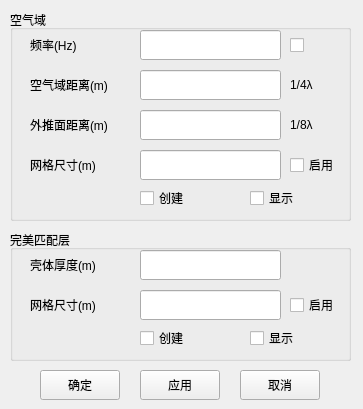
<?xml version="1.0" encoding="UTF-8"?>
<ui version="4.0">
 <class>frmDomainPML</class>
 <widget class="QMainWindow" name="frmDomainPML">
  <property name="geometry">
   <rect>
    <x>0</x>
    <y>0</y>
    <width>363</width>
    <height>409</height>
   </rect>
  </property>
  <property name="windowTitle">
   <string>完美匹配层/外推面</string>
  </property>
  <widget class="QWidget" name="centralwidget">
   <widget class="QPushButton" name="btnOK">
    <property name="geometry">
     <rect>
      <x>40</x>
      <y>370</y>
      <width>80</width>
      <height>30</height>
     </rect>
    </property>
    <property name="text">
     <string>确定</string>
    </property>
   </widget>
   <widget class="QPushButton" name="btnCancel">
    <property name="geometry">
     <rect>
      <x>240</x>
      <y>370</y>
      <width>80</width>
      <height>30</height>
     </rect>
    </property>
    <property name="text">
     <string>取消</string>
    </property>
   </widget>
   <widget class="QGroupBox" name="gbxPML">
    <property name="geometry">
     <rect>
      <x>10</x>
      <y>230</y>
      <width>341</width>
      <height>131</height>
     </rect>
    </property>
    <property name="title">
     <string>完美匹配层</string>
    </property>
    <widget class="QCheckBox" name="chkPMLVisible">
     <property name="geometry">
      <rect>
       <x>240</x>
       <y>95</y>
       <width>61</width>
       <height>26</height>
      </rect>
     </property>
     <property name="text">
      <string>显示</string>
     </property>
    </widget>
    <widget class="QLabel" name="label_2">
     <property name="geometry">
      <rect>
       <x>20</x>
       <y>20</y>
       <width>101</width>
       <height>30</height>
      </rect>
     </property>
     <property name="text">
      <string>壳体厚度(m)</string>
     </property>
    </widget>
    <widget class="QLineEdit" name="txtThickness">
     <property name="geometry">
      <rect>
       <x>130</x>
       <y>20</y>
       <width>141</width>
       <height>30</height>
      </rect>
     </property>
    </widget>
    <widget class="QCheckBox" name="chkUsed_pml">
     <property name="geometry">
      <rect>
       <x>130</x>
       <y>95</y>
       <width>61</width>
       <height>26</height>
      </rect>
     </property>
     <property name="text">
      <string>创建</string>
     </property>
    </widget>
    <widget class="QLabel" name="label_8">
     <property name="geometry">
      <rect>
       <x>20</x>
       <y>60</y>
       <width>101</width>
       <height>30</height>
      </rect>
     </property>
     <property name="text">
      <string>网格尺寸(m)</string>
     </property>
    </widget>
    <widget class="QLineEdit" name="txt_pml_mesh_size">
     <property name="geometry">
      <rect>
       <x>130</x>
       <y>60</y>
       <width>141</width>
       <height>30</height>
      </rect>
     </property>
    </widget>
    <widget class="QCheckBox" name="chk_pml_mesh_size">
     <property name="geometry">
      <rect>
       <x>280</x>
       <y>60</y>
       <width>61</width>
       <height>30</height>
      </rect>
     </property>
     <property name="text">
      <string>启用</string>
     </property>
    </widget>
   </widget>
   <widget class="QPushButton" name="btnApply">
    <property name="geometry">
     <rect>
      <x>140</x>
      <y>370</y>
      <width>80</width>
      <height>30</height>
     </rect>
    </property>
    <property name="text">
     <string>应用</string>
    </property>
   </widget>
   <widget class="QGroupBox" name="gbxAir">
    <property name="geometry">
     <rect>
      <x>10</x>
      <y>10</y>
      <width>341</width>
      <height>211</height>
     </rect>
    </property>
    <property name="title">
     <string>空气域</string>
    </property>
    <widget class="QLineEdit" name="txtDistancePML">
     <property name="geometry">
      <rect>
       <x>130</x>
       <y>60</y>
       <width>141</width>
       <height>30</height>
      </rect>
     </property>
    </widget>
    <widget class="QLabel" name="label">
     <property name="geometry">
      <rect>
       <x>20</x>
       <y>60</y>
       <width>101</width>
       <height>30</height>
      </rect>
     </property>
     <property name="text">
      <string>空气域距离(m)</string>
     </property>
    </widget>
    <widget class="QLabel" name="label_4">
     <property name="geometry">
      <rect>
       <x>20</x>
       <y>20</y>
       <width>101</width>
       <height>30</height>
      </rect>
     </property>
     <property name="text">
      <string>频率(Hz)</string>
     </property>
    </widget>
    <widget class="QLineEdit" name="txtDistanceEXF">
     <property name="geometry">
      <rect>
       <x>130</x>
       <y>100</y>
       <width>141</width>
       <height>30</height>
      </rect>
     </property>
    </widget>
    <widget class="QCheckBox" name="chkEXFVisible">
     <property name="geometry">
      <rect>
       <x>240</x>
       <y>175</y>
       <width>61</width>
       <height>26</height>
      </rect>
     </property>
     <property name="text">
      <string>显示</string>
     </property>
    </widget>
    <widget class="QCheckBox" name="chkUsed_exf">
     <property name="geometry">
      <rect>
       <x>130</x>
       <y>175</y>
       <width>61</width>
       <height>26</height>
      </rect>
     </property>
     <property name="text">
      <string>创建</string>
     </property>
    </widget>
    <widget class="QLabel" name="label_3">
     <property name="geometry">
      <rect>
       <x>20</x>
       <y>100</y>
       <width>101</width>
       <height>30</height>
      </rect>
     </property>
     <property name="text">
      <string>外推面距离(m)</string>
     </property>
    </widget>
    <widget class="QLineEdit" name="txtFreq">
     <property name="geometry">
      <rect>
       <x>130</x>
       <y>20</y>
       <width>141</width>
       <height>30</height>
      </rect>
     </property>
    </widget>
    <widget class="QCheckBox" name="chkFreq">
     <property name="geometry">
      <rect>
       <x>280</x>
       <y>20</y>
       <width>51</width>
       <height>30</height>
      </rect>
     </property>
     <property name="text">
      <string/>
     </property>
    </widget>
    <widget class="QLabel" name="label_5">
     <property name="geometry">
      <rect>
       <x>280</x>
       <y>60</y>
       <width>50</width>
       <height>30</height>
      </rect>
     </property>
     <property name="text">
      <string>1/4λ</string>
     </property>
    </widget>
    <widget class="QLabel" name="label_6">
     <property name="geometry">
      <rect>
       <x>280</x>
       <y>100</y>
       <width>50</width>
       <height>30</height>
      </rect>
     </property>
     <property name="text">
      <string>1/8λ</string>
     </property>
    </widget>
    <widget class="QLabel" name="label_7">
     <property name="geometry">
      <rect>
       <x>20</x>
       <y>140</y>
       <width>101</width>
       <height>30</height>
      </rect>
     </property>
     <property name="text">
      <string>网格尺寸(m)</string>
     </property>
    </widget>
    <widget class="QLineEdit" name="txt_exf_mesh_size">
     <property name="geometry">
      <rect>
       <x>130</x>
       <y>140</y>
       <width>141</width>
       <height>30</height>
      </rect>
     </property>
    </widget>
    <widget class="QCheckBox" name="chk_exf_mesh_size">
     <property name="geometry">
      <rect>
       <x>280</x>
       <y>140</y>
       <width>61</width>
       <height>30</height>
      </rect>
     </property>
     <property name="text">
      <string>启用</string>
     </property>
    </widget>
   </widget>
  </widget>
 </widget>
 <tabstops>
  <tabstop>btnOK</tabstop>
  <tabstop>btnCancel</tabstop>
 </tabstops>
 <resources/>
 <connections/>
</ui>
